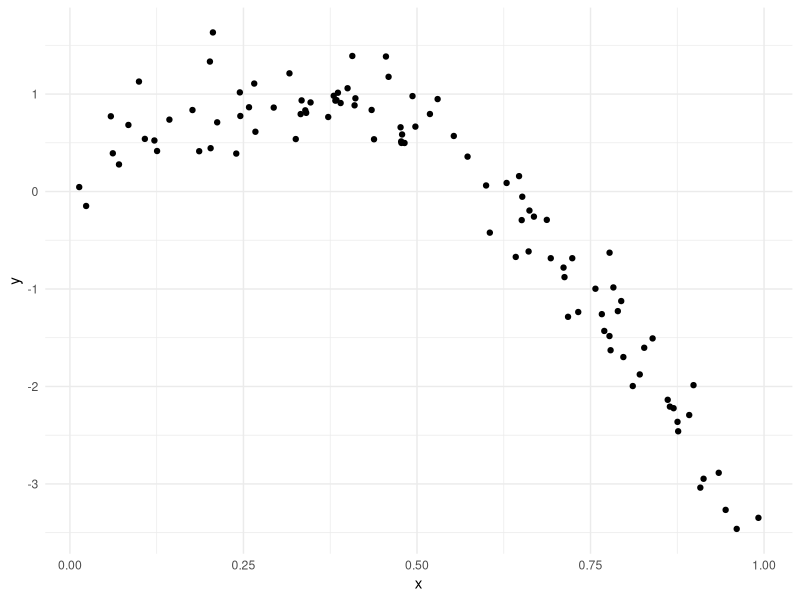
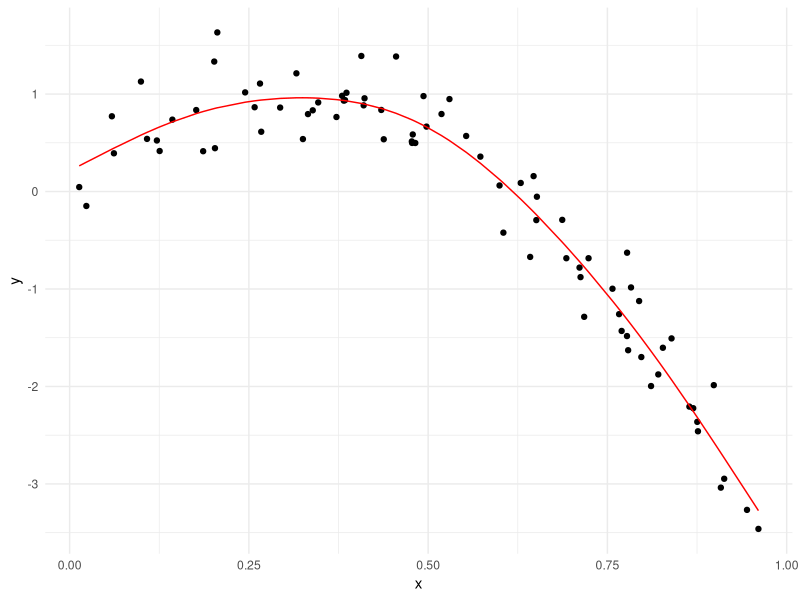
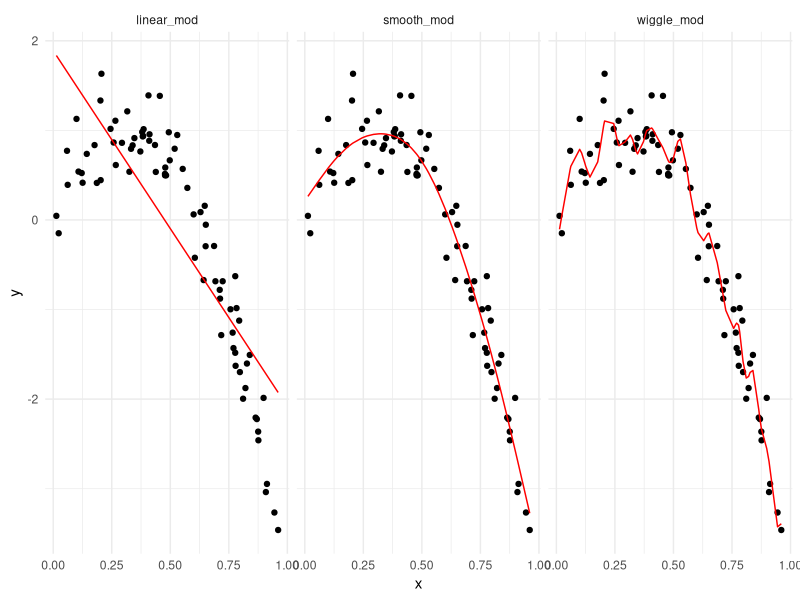

Source code (R) for these figures, in order:
## ---- chunk 1
library(tidyverse)
library(modelr)
library(mgcv)

knitr::opts_chunk$set(
  out.width = "90%"
)

theme_set(theme_minimal() + theme(legend.position = "bottom"))

options(
  ggplot2.continuous.colour = "viridis",
  ggplot2.continuous.fill = "viridis"
)

scale_colour_discrete = scale_color_viridis_d
scale_fill_discrete = scale_fill_viridis_d

set.seed(1)
## ---- chunk 2
nonlin_df = 
  tibble(
    id = 1:100,
    x = runif(100, 0, 1),
    y = 1 - 10 * (x - .3) ^ 2 + rnorm(100, 0, .3)
  )
## ---- chunk 3
nonlin_df %>% 
  ggplot(aes(x = x, y = y)) + 
  geom_point()
## ---- chunk 4
train_df = sample_n(nonlin_df, size = 80)
test_df = anti_join(nonlin_df, train_df, by = "id")
## ---- chunk 5
linear_mod = lm(y ~ x, data = train_df)
smooth_mod = gam(y ~ s(x), data = train_df)
wiggle_mod = gam(y ~ s(x, k = 30), sp = 10e-6, data = train_df)
## ---- chunk 6
train_df %>% 
  add_predictions(smooth_mod) %>% 
  ggplot(aes(x = x, y = y)) + 
  geom_point() +
  geom_line(aes(y = pred), color = "red")
## ---- chunk 7
train_df %>% 
  gather_predictions(linear_mod, smooth_mod, wiggle_mod) %>% 
  ggplot(aes(x = x, y = y)) + 
  geom_point() +
  geom_line(aes(y = pred), color = "red") +
  facet_grid(. ~ model)
## ---- chunk 8
rmse(linear_mod, test_df)
rmse(smooth_mod, test_df)
rmse(wiggle_mod, test_df)
